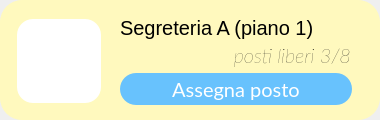
<?xml version="1.0" encoding="UTF-8"?>
<ui version="4.0">
 <class>Form</class>
 <widget class="QWidget" name="Form">
  <property name="geometry">
   <rect>
    <x>0</x>
    <y>0</y>
    <width>380</width>
    <height>120</height>
   </rect>
  </property>
  <property name="windowTitle">
   <string>Form</string>
  </property>
  <widget class="QWidget" name="assegnaPostoWidget" native="true">
   <property name="geometry">
    <rect>
     <x>0</x>
     <y>0</y>
     <width>380</width>
     <height>120</height>
    </rect>
   </property>
   <property name="minimumSize">
    <size>
     <width>380</width>
     <height>120</height>
    </size>
   </property>
   <property name="maximumSize">
    <size>
     <width>380</width>
     <height>120</height>
    </size>
   </property>
   <property name="styleSheet">
    <string notr="true">border-radius: 22px;
background-color:#fff9be;
border-width:0px;</string>
   </property>
   <widget class="QLabel" name="immagineLabel_24">
    <property name="geometry">
     <rect>
      <x>17</x>
      <y>19</y>
      <width>84</width>
      <height>84</height>
     </rect>
    </property>
    <property name="sizePolicy">
     <sizepolicy hsizetype="MinimumExpanding" vsizetype="MinimumExpanding">
      <horstretch>0</horstretch>
      <verstretch>0</verstretch>
     </sizepolicy>
    </property>
    <property name="minimumSize">
     <size>
      <width>84</width>
      <height>84</height>
     </size>
    </property>
    <property name="maximumSize">
     <size>
      <width>84</width>
      <height>84</height>
     </size>
    </property>
    <property name="styleSheet">
     <string notr="true">border-radius: 16px;
background-color: rgba(255, 255, 255, 255);</string>
    </property>
    <property name="text">
     <string/>
    </property>
    <property name="pixmap">
     <pixmap resource="res/res.qrc">:/icons/fax_FILL1_wght500_GRAD200_opsz48_risultato.png</pixmap>
    </property>
    <property name="scaledContents">
     <bool>true</bool>
    </property>
    <property name="alignment">
     <set>Qt::AlignCenter</set>
    </property>
    <property name="margin">
     <number>10</number>
    </property>
    <property name="indent">
     <number>10</number>
    </property>
   </widget>
   <widget class="QLabel" name="titoloLabel_13">
    <property name="geometry">
     <rect>
      <x>120</x>
      <y>12</y>
      <width>251</width>
      <height>31</height>
     </rect>
    </property>
    <property name="styleSheet">
     <string notr="true">font-size: 20px;
text-align: left;
background-color: rgba(255, 255, 255,0);
</string>
    </property>
    <property name="text">
     <string>Segreteria A (piano 1)</string>
    </property>
    <property name="alignment">
     <set>Qt::AlignLeading|Qt::AlignLeft|Qt::AlignVCenter</set>
    </property>
   </widget>
   <widget class="QLabel" name="titoloLabel_16">
    <property name="geometry">
     <rect>
      <x>120</x>
      <y>40</y>
      <width>231</width>
      <height>31</height>
     </rect>
    </property>
    <property name="font">
     <font>
      <family>Lato</family>
      <pointsize>14</pointsize>
      <weight>3</weight>
      <italic>true</italic>
      <bold>false</bold>
     </font>
    </property>
    <property name="styleSheet">
     <string notr="true">font-size: 20px;
text-align: left;
background-color: rgba(255, 255, 255,0);
font: 25 italic 14pt &quot;Lato&quot;;	</string>
    </property>
    <property name="text">
     <string>posti liberi 3/8</string>
    </property>
    <property name="alignment">
     <set>Qt::AlignRight|Qt::AlignTrailing|Qt::AlignVCenter</set>
    </property>
   </widget>
   <widget class="QPushButton" name="pushButton_10">
    <property name="geometry">
     <rect>
      <x>120</x>
      <y>73</y>
      <width>232</width>
      <height>32</height>
     </rect>
    </property>
    <property name="font">
     <font>
      <family>Lato</family>
      <pointsize>15</pointsize>
      <weight>50</weight>
      <italic>false</italic>
      <bold>false</bold>
     </font>
    </property>
    <property name="cursor">
     <cursorShape>PointingHandCursor</cursorShape>
    </property>
    <property name="autoFillBackground">
     <bool>false</bool>
    </property>
    <property name="styleSheet">
     <string notr="true">QPushButton{
 background-color:rgb(104, 194, 253);
 border-style: solid;
 border-radius:16px;
color: rgb(255, 255, 255);
	font: 15pt &quot;Lato&quot;;
}

QPushButton::hover{


	border-color : rgb(15, 138, 204);
	color: white;
border-width:0;
}

QPushButton::pressed{
	border-color:rgb(104, 194, 253);
	border-width:2;
	background-color : white;
	color:rgb(104, 194, 253);
}
</string>
    </property>
    <property name="text">
     <string>Assegna posto</string>
    </property>
   </widget>
  </widget>
 </widget>
 <resources>
  <include location="res/res.qrc"/>
 </resources>
 <connections/>
</ui>
